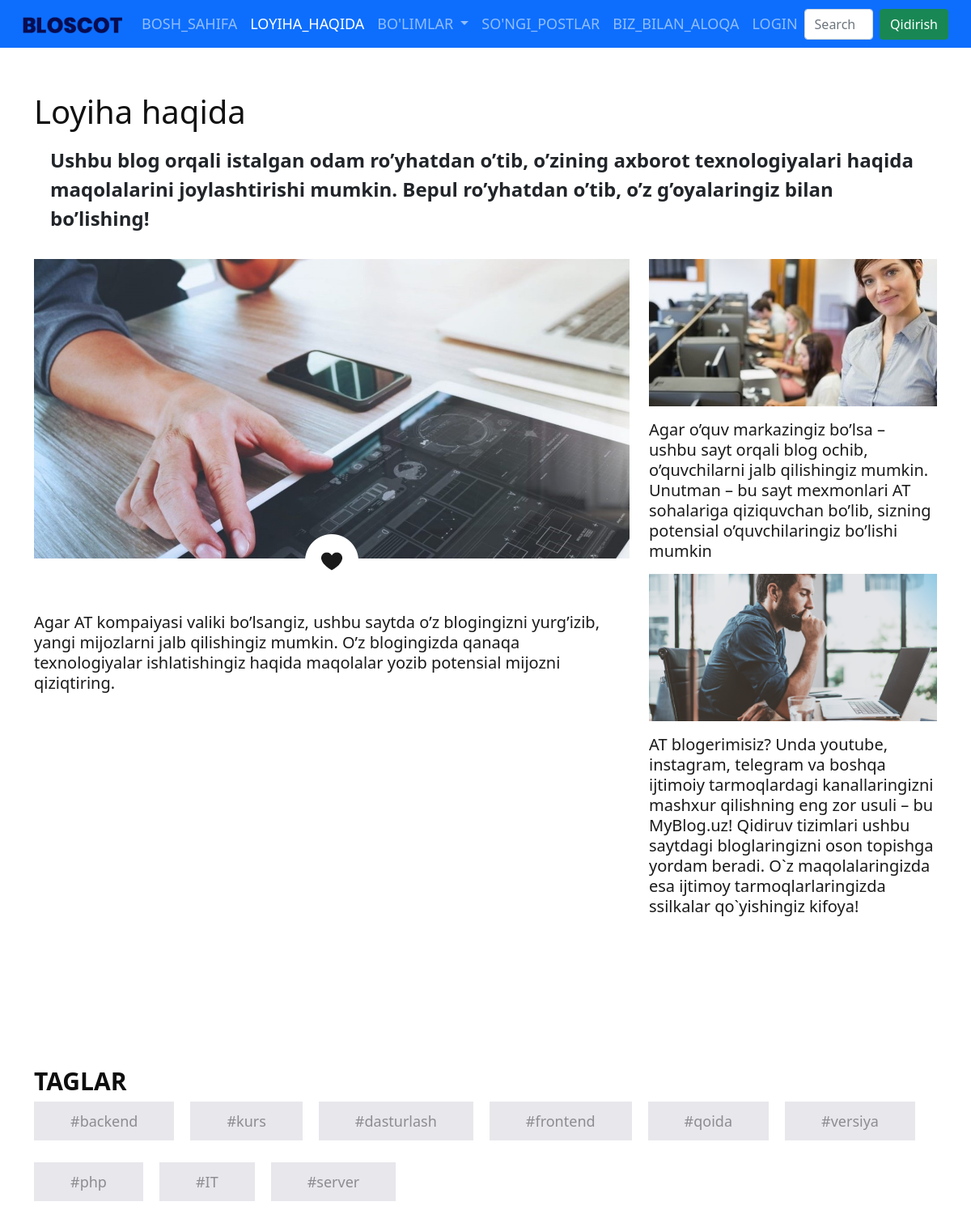
/posts/about/, run on the app's committed database.
### posts/views.py (the view)
# urls.py: path('about/', AboutPageView.as_view(), name='about_page'),
class AboutPageView(View):
    def get(self, request):
        return render(request, 'blog/about.html')

### posts/context_processor.py (called while the page is built)
def category(request):
    categories = Category.objects.all()
    context = {
        'categories': categories
    }
    return context

def post_tags(request):
    posts = Posts.published.prefetch_related('tags').all()
    tags = Tag.objects.all()
    context = {
        'posts': posts,
        'tags': tags
    }
    return context

### posts/models.py (called while the page is built)
    def get_queryset(self):
        return super().get_queryset().filter(status=Posts.Status.Published)

### templates/blog/about.html (shortened to what this page needs)
{% extends 'blog/base.html' %}
{% load static %}
{% block content %}
         <div class="mb-5">
            <h1>Loyiha haqida</h1>
            <p class="text-mute fw-bold fs-4 lh-base">Ushbu blog orqali istalgan odam ro’yhatdan o’tib, o’zining axborot texnologiyalari haqida maqolalarini
               joylashtirishi mumkin. Bepul ro’yhatdan o’tib, o’z g’oyalaringiz bilan bo’lishing!</p>
            <div class="row">
               <div class="col-lg-8 col-sm-12">
                  <div class="about_img mt-3"><img src="{% static 'images/kompany.jpg' %}"></div>
                  <div class="like_icon"><img src="{% static 'images/like-icon.png' %}"></div>
                  <p class="lorem_text fs-5 lh-sm">Agar <strong>AT kompaiyasi valiki</strong> bo’lsangiz, ushbu saytda o’z blogingizni yurg’izib, yangi mijozlarni jalb qilishingiz mumkin.
                     O’z blogingizda qanaqa texnologiyalar ishlatishingiz haqida maqolalar yozib potensial mijozni qiziqtiring.</p>
               </div>
               <div class="col-lg-4 col-sm-12">
                  <div class="image_5 my-3"><img src="{% static 'images/education.jpg' %}"></div>
                  <p class="about_text fs-5 lh-sm">Agar <strong>o’quv markazingiz bo’lsa</strong> – ushbu sayt orqali blog ochib, o’quvchilarni jalb qilishingiz mumkin. Unutman – bu sayt mexmonlari AT sohalariga qiziquvchan bo’lib, sizning potensial o’quvchilaringiz bo’lishi mumkin</p>
                  <div class="image_5 my-3"><img src="{% static 'images/bloger.png' %}"></div>
                  <p class="about_text fs-5 lh-sm"><strong>AT blogerimisiz?</strong> Unda youtube, instagram, telegram va boshqa ijtimoiy tarmoqlardagi kanallaringizni mashxur qilishning eng zor usuli – bu MyBlog.uz!
                     Qidiruv tizimlari ushbu saytdagi bloglaringizni oson topishga yordam beradi. O`z maqolalaringizda esa ijtimoy tarmoqlarlaringizda ssilkalar qo`yishingiz kifoya!</p>
               </div>
            </div>
         </div>
{% endblock %}

### templates/blog/base.html (shortened to what this page needs)
<!DOCTYPE html>
{% load static %}
{% url 'home_page' as home_page_url %}
{% url 'about_page' as about_page_url %}
{% url 'latest_posts' as latest_posts_url %}
{% url 'contact_page' as contact_page_url %}
{% url 'login' as user_login_url %}
{% url 'logout' as user_logout_url %}
{% url 'profile' as user_profile_url %}
{% url 'profile_edit' as profile_edit_url %}
{% url 'create_post' as create_post_url %}
{% url 'my_posts' as my_posts_url %}
<html lang="en">
<head>
        <link rel="stylesheet" type="text/css" href="{% static 'css/main.css' %}">
      <link rel="stylesheet" type="text/css" href="{% static 'css/bootstrap.min.css' %}">
      <link rel="stylesheet" type="text/css" href="{% static 'css/style.css' %}">
      <link rel="stylesheet" href="{% static 'css/responsive.css' %}">
      <link rel="stylesheet" href="{% static 'css/jquery.mCustomScrollbar.min.css' %}">
      <link rel="stylesheet" href="https://netdna.bootstrapcdn.com/font-awesome/4.0.3/css/font-awesome.css">
      <link rel="stylesheet" href="{% static 'css/owl.carousel.min.css' %}">
      <link rel="stylesheet" href="https://cdnjs.cloudflare.com/ajax/libs/fancybox/2.1.5/jquery.fancybox.min.css" media="screen">
      <link href="https://cdn.jsdelivr.net/npm/bootstrap@5.0.2/dist/css/bootstrap.min.css" rel="stylesheet">
      <link rel="stylesheet" href="https://cdn.jsdelivr.net/npm/bootstrap-icons@1.11.3/font/bootstrap-icons.min.css">
</head>
<body>
    <nav class="navbar navbar-expand-lg navbar-dark bg-primary fixed-top">
      <div class="container-fluid">
        <a class="navbar-brand" href="{% url 'home_page' %}"><img src="{% static 'images/logo.png' %}"></a>
        <div class="collapse navbar-collapse">
          <ul class="navbar-nav me-auto mb-2 mb-lg-0">
            <li class="nav-item">
              <a class="nav-link {% if request.path == home_page_url %} active {% endif %}" aria-current="page" href="{% url 'home_page' %}">Bosh_sahifa</a>
            </li>
            <li class="nav-item">
              <a class="nav-link {% if request.path == about_page_url %} active {% endif %}" href="{% url 'about_page' %}">Loyiha_haqida</a>
            </li>
            <li class="nav-item dropdown">
              <a class="nav-link dropdown-toggle" href="#" id="navbarDropdown" role="button" data-bs-toggle="dropdown" aria-expanded="false">
                Bo'limlar
              </a>
            </li>
            <li class="nav-item">
              <a class="nav-link {% if request.path == latest_posts_url %} active {% endif %}" href="{{latest_posts_url}}">So'ngi_postlar</a>
           </li>
           <li class="nav-item">
              <a class="nav-link {% if request.path == contact_page_url %} active {% endif %}" href="{% url 'contact_page' %}">Biz_bilan_aloqa</a>
           </li>
           {% if request.user.is_authenticated %}
                <li class="nav-item dropdown">
                  <a class="nav-link dropdown-toggle {% if request.path == user_profile_url or request.path == profile_edit_url %} active {% endif %}" href="user_profile_url" role="button" data-bs-toggle="dropdown" aria-expanded="false">
                      {{ request.user.username }}
                  </a>
                  <ul class="dropdown-menu" aria-labelledby="navbarDropdown">
                      <li><a class="dropdown-item {% if request.path == user_profile_url %} active {% endif %}" href="{{user_profile_url}}">Profile</a></li>
                      <li><a class="dropdown-item {% if request.path == my_posts_url %} active {% endif %}" href="{{my_posts_url}}">Postlarim</a></li>
                      <li><a class="dropdown-item {% if request.path == create_post_url %} active {% endif %}" href="{{create_post_url}}">Yangi post</a></li>
                      <li><hr class="dropdown-divider"></li>
                      <li><a class="dropdown-item" href="{{user_logout_url}}">Logout</a></li>
                  </ul>
                </li>
            {% else %}
                <li class="nav-item">
                  <a class="nav-link {% if request.path == user_login_url %} active {% endif %}" aria-current="page" href="{{user_login_url}}">Login</a>
                </li>
            {% endif %}
          </ul>
          <form class="d-flex" action="{% url 'search_result' %}" method="get">
            <input class="form-control me-2" type="search" placeholder="Search" aria-label="Search" name="q">
            <button class="btn btn-success" type="submit">Qidirish</button>
          </form>
        </div>
      </div>
    </nav>
<div class="about_section layout_padding mb-5">
      <div class="container">
            {% block content %}
            {% endblock %}
      </div>
</div>
<div class="tag_section layout_padding">
  <div class="container">
     <h1 class="tag_taital">Taglar</h1>
     <div class="tag_bt">
        <ul>
            {% for tag in tags %}
                <li class="mb-5"><a href="{% url 'tagged' tag.slug %}">#{{ tag }}</a></li>
            {% endfor %}
        </ul>
     </div>
  </div>
</div>
</body>
</html>

### static/css/style.css (style rules this page uses)
* { box-sizing: border-box !important; transition: ease all 0.5s; }
html { scroll-behavior: smooth; }
body { color: #666666; font-size: 14px; font-family: Poppins; line-height: 1.80857; font-weight: normal; overflow-x: hidden; }
a { color: #1f1f1f; text-decoration: none !important; outline: none !important; -webkit-transition: all .3s ease-in-out; -moz-transition: all .3s ease-in-out; -ms-transition: all .3s ease-in-out; -o-transition: all .3s ease-in-out; transition: all .3s ease-in-out; }
h1, h2, h3, h4, h5, h6 { letter-spacing: 0; font-weight: normal; position: relative; padding: 0 0 10px 0; font-weight: normal; line-height: normal; color: #111111; margin: 0 }
h1 { font-size: 24px }
*, *::after, *::before { -webkit-box-sizing: border-box; -moz-box-sizing: border-box; box-sizing: border-box; }
ul, li, ol { margin: 0px; padding: 0px; list-style: none; }
p { margin: 20px; font-weight: 300; font-size: 15px; line-height: 24px; }
a { color: #222222; text-decoration: none; outline: none !important; }
a, .btn { text-decoration: none !important; outline: none !important; -webkit-transition: all .3s ease-in-out; -moz-transition: all .3s ease-in-out; -ms-transition: all .3s ease-in-out; -o-transition: all .3s ease-in-out; transition: all .3s ease-in-out; }
img { max-width: 100%; height: auto; }
button { border: 0; margin: 0; padding: 0; cursor: pointer; }
.layout_padding { padding-top: 90px; padding-bottom: 0px; }
.navbar-expand-lg .navbar-nav .nav-link { padding-right: 15px; padding-left: 15px; font-size: 18px; color: #f8f9fa; text-transform: uppercase; }
.about_section { width: 100%; float: left; padding-top: 90px; }
.about_img { width: 100%; float: left; }
.like_icon { width: 100%; float: left; text-align: center; position: relative; bottom: 30px; }
.lorem_text { width: 100%; float: left; font-size: 16px; color: #1a1a1a; margin: 0px; }
.image_5 { width: 100%; float: left; }
.about_text { width: 100%; float: left; font-size: 16px; color: #1a1a1a; margin: 0px; }
.tag_section { width: 100%; float: left; padding-bottom: 90px; }
.tag_taital { width: 100%; float: left; font-size: 30px; color: #0e0e0e; text-transform: uppercase; font-weight: bold; }
.tag_bt { width: 100%; float: left; }
.tag_bt ul { margin: 0px; padding: 0px; }
.tag_bt li { float: left; font-size: 18px; color: #8d8d90; background-color: #e7e7ec; margin-right: 20px; }
.tag_bt li a { color: #8d8d90; background-color: #e7e7ec; padding: 12px 45px; }

### data on the page
Tag: name "backend"
Tag: name "kurs"
Tag: name "dasturlash"
Tag: name "frontend"
Tag: name "qoida"
Tag: name "versiya"
Tag: name "php"
Tag: name "IT"
Tag: name "server"
